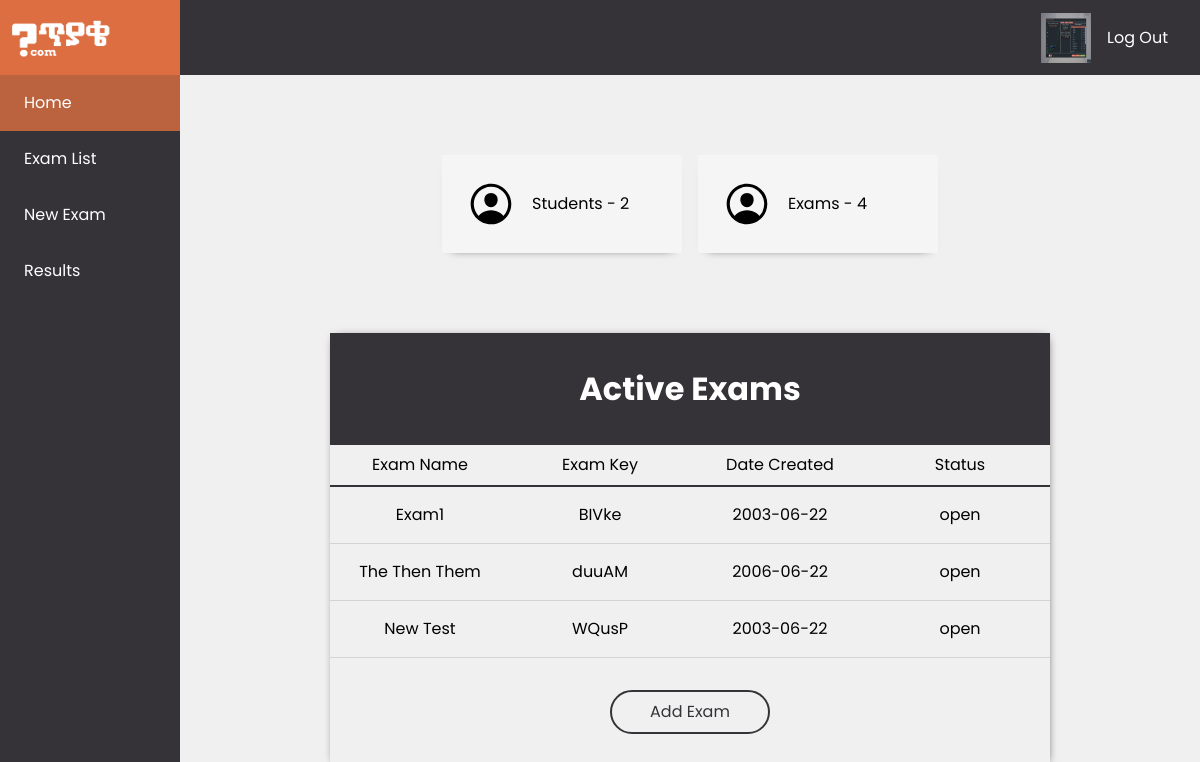
The app's page /public/dashboard.php (signed in) with its own data.
### tables this page shows
CREATE TABLE `examiner` (
  `ID` int(11) NOT NULL,
  `FullName` varchar(60) NOT NULL,
  `Email` varchar(60) NOT NULL,
  `Password` varchar(60) NOT NULL,
  `Sex` varchar(1) NOT NULL,
  `DeptID` int(11) DEFAULT NULL,
  `InstID` int(11) DEFAULT NULL,
  `PhoneNo` bigint(20) NOT NULL,
  `ImageURL` varchar(60) DEFAULT NULL,
  `verified` int(11) NOT NULL DEFAULT 0
);

CREATE TABLE `exam` (
  `Name` varchar(60) NOT NULL,
  `CourseID` int(11) DEFAULT NULL,
  `ExamKey` varchar(5) NOT NULL,
  `QuestionID` int(11) DEFAULT NULL,
  `AnswerID` int(11) DEFAULT NULL,
  `ExaminerID` int(11) NOT NULL,
  `Status` varchar(10) DEFAULT NULL,
  `Duration` int(10) NOT NULL,
  `Date` date NOT NULL
);

### public/dashboard.php (the view, shortened to what this page needs)
<?php
include_once "../shared/includes/database.php";
  $user_id = $_SESSION['id'];
  $sql_email = "SELECT * FROM examiner WHERE id =$user_id";
  $result = mysqli_query($conn, $sql_email);
  $row = mysqli_fetch_assoc($result);
  $image_url = $row['ImageURL'];
  $sql_email = "SELECT Email FROM examiner WHERE id =$user_id";
  $result = mysqli_query($conn, $sql_email);
  $row = mysqli_fetch_assoc($result);
  $user_email = $row['Email'];
  $user_email_dir = str_replace(".", "_", $user_email);
?>
<!DOCTYPE html>
<html lang="en">
<head>
    <link rel="stylesheet" href="css/style-reset.css" />
    <link rel="stylesheet" href="css/dashboard.css" />
</head>
<body>
    <div class="container">
        <header class="bg-primary">
            <div class="logo-box bg-secondary">
                <img src="./media/teyake_white_fill.png" alt="Teyake Logo" class="logo" />
            </div>
            <div class="nav-right">
                <a href="my_profile.php"><?php if($image_url == NULL): ?>
                    <img src="../public/media/images/user.png" alt="User Icon" width="50px" height="50px"
                        class="profileDisplay">
                    <?php elseif($image_url !=NULL): ?>
                    <img src=<?php echo"../public/uploads/".$user_email_dir.'/'.$image_url?> alt="User Icon"
                        width="50px" height="50px" class="profileDisplay">
                    <?php endif; ?>
                </a>
                <a href="../index.php?action=logout" class="transition" id="logout">Log Out</a>
            </div>
        </header>
        <main>
            <nav class="sidebar bg-primary">
                <div class="nav-list">
                    <ul>
                        <li class="list-item active">
                            <a href="#">Home</a>
                        </li>
                        <li class="list-item"><a href="#">Exam List</a></li>
                        <li class="list-item"><a href="#">New Exam</a></li>
                        <li class="list-item"><a href="#">Results</a></li>
                    </ul>
                </div>
            </nav>
            <div class="pages-container">
                <div class="page dashboard-home">
                    <div class="stat-container">
                        <div class="stat-card">
                            <p>Students - <span id="studCount">
                                    <?php
                                include "../shared/includes/database.php";
                                $student_count_rec = mysqli_query($conn, ("SELECT COUNT(ID) FROM `examinee` INNER JOIN exam ON examinee.ExamKey=exam.ExamKey AND exam.ExaminerID='".$_SESSION['id']."';"));
                                if (mysqli_num_rows($student_count_rec) > 0) {
                                    $row = mysqli_fetch_assoc($student_count_rec);
                                    echo $row['COUNT(ID)'];
                                  }
                                ?>
                                </span></p>
                        </div>
                        <div class="stat-card">
                            <p>Exams - <span id="examCount">
                                    <?php
                                include "../shared/includes/database.php";
                                $exam_count_rec = mysqli_query($conn, ("SELECT COUNT(ExamKey) FROM exam WHERE ExaminerID='".$_SESSION['id']."';"));
                                if (mysqli_num_rows($exam_count_rec) > 0) {
                                    $row = mysqli_fetch_assoc($exam_count_rec);
                                    echo $row['COUNT(ExamKey)'];
                                  }
                                ?>
                                </span></p>
                        </div>
                    </div>
                    <div class="center-content">
                        <div class="active-exams">
                            <h1 class="text-center bg-primary text-white">Active Exams</h1>
                            <div class="exam-list-head">
                                <p class="exam-name">Exam Name</p>
                                <p class="">Exam Key</p>
                                <p class="date-created">Date Created</p>
                                <p class="status">Status</p>
                            </div>
                            <div class="exam-tile-container">
                                <?php
                                include "../shared/includes/database.php";
                                $rec_questionid_row = mysqli_query($conn, ("SELECT Name, ExamKey, Status, Date, Duration FROM `exam` WHERE ExaminerID=\"".$_SESSION['id']."\" AND Status=\"open\""));
                                if (mysqli_num_rows($rec_questionid_row) > 0) {
                                    while($row = mysqli_fetch_assoc($rec_questionid_row)){
                                         echo  '<div class= "exam-tile relative">
                                          <p class="exam-name">'.$row['Name'].'</p>
                                            <p class="exam-key">'.$row['ExamKey'].'</p>
                                            <p class="date-created">'.$row['Date'].'</p>
                                            <p class="status">'.$row['Status'].'</p>
                                            </div>';
                                        }
                                  }
                                ?>
                            </div>
                            <div class="btn-container">
                                <button type="button" id="add-btn" class="bg-primary text-white transition">
                                    Add Exam
                                </button>
                            </div>
                        </div>
                    </div>
                </div>
            </div>
    </div>
</body>
</html>

### public/css/dashboard.css (style rules this page uses)
:root { font-family: "Poppins", sans-serif; --primary-color: rgb(53, 50, 56); --light-text: #d3dedc; --secondary-color: rgb(221, 110, 66); --sidebar-color: #0d363d; --sidebar-width: 15vw; --background-light: rgb(240, 240, 240); }
.bg-primary { background-color: var(--primary-color); }
.bg-secondary { background-color: var(--secondary-color); }
.text-center { text-align: center; }
.text-white { color: #fff; }
.transition { transition: 200ms ease-in-out; }
html { scroll-behavior: smooth; height: 100%; overflow-y: hidden; }
body { height: 100%; overflow-x: hidden; }
.container { min-height: 100vh; }
header { display: flex; justify-content: space-between; align-items: center; color: white; padding-right: 2rem; }
ul { padding: 0; margin: 0; }
.logo-box { min-width: var(--sidebar-width); padding-left: min(2rem, 1vw); padding-block: 1rem; min-height: 100%; }
.logo { width: 100px; }
.nav-right { display: flex; gap: 1rem; align-items: center; }
.account { width: 50px; fill: white; }
main { display: flex; height: 100%; background-color: var(--background-light); }
.sidebar { min-width: var(--sidebar-width); color: white; min-height: 100vh; position: sticky; transition: all 150ms ease; }
.list-item { padding-block: 1rem; padding-left: min(2rem, 2vw); transition: 150ms ease-in-out; }
.list-item.active { background-color: rgb(221, 110, 66, 0.8); }
.dashboard-home { width: 85vw; display: flex; flex-direction: column; align-items: center; }
.stat-container { display: flex; justify-content: space-between; max-width: 70%; gap: 1rem; margin-top: 5rem; }
.stat-container svg { fill: black; }
.stat-card { width: max(10vw, 15rem); display: flex; align-items: center; padding: 1.5rem; background-color: #f5f5f5; gap: 1rem; transition: 200ms linear; box-shadow: 0px 5px 10px -10px; }
.center-content * { max-width: 85vw; }
.center-content { margin-top: 5rem; display: flex; justify-content: center; flex-direction: column; align-items: center; }
.active-exams, .student-results { width: max(40rem, 60vw); box-shadow: 1px 1px 10px -5px; }
.active-exams h1, .student-results h1 { padding-block: 2rem; }
.exam-list-head { display: grid; grid-template-columns: repeat(4, minmax(0, 1fr)); place-items: center; padding-block: 0.5rem; border-bottom: 2px solid var(--primary-color); }
.exam-tile { display: grid; place-items: center; grid-template-columns: repeat(4, minmax(0, 1fr)); grid-auto-columns: max-content; padding-block: 1rem; border-bottom: 1px solid lightgray; transition: 100ms linear; }
.exam-tile > * { width: fit-content; }
.btn-container { display: flex; justify-content: center; margin-block: 2rem; }
#add-btn { border: 2px solid var(--primary-color); background-color: transparent; color: var(--primary-color); padding: 0.5rem 2rem; border-radius: 1.5rem; width: 10rem; margin: 0 auto; }
.relative { position: relative; }

### records on screen
examiner: Email+ImageURL (picture)
exam: Name "Exam1", ExamKey "BIVke", Date "2003-06-22", Status "open"
exam: Name "The Then Them", ExamKey "duuAM", Date "2006-06-22", Status "open"
exam: Name "New Test", ExamKey "WQusP", Date "2003-06-22", Status "open"

### other values on screen
$row['COUNT(ID)'] "2"
$row['COUNT(ExamKey)'] "4"
